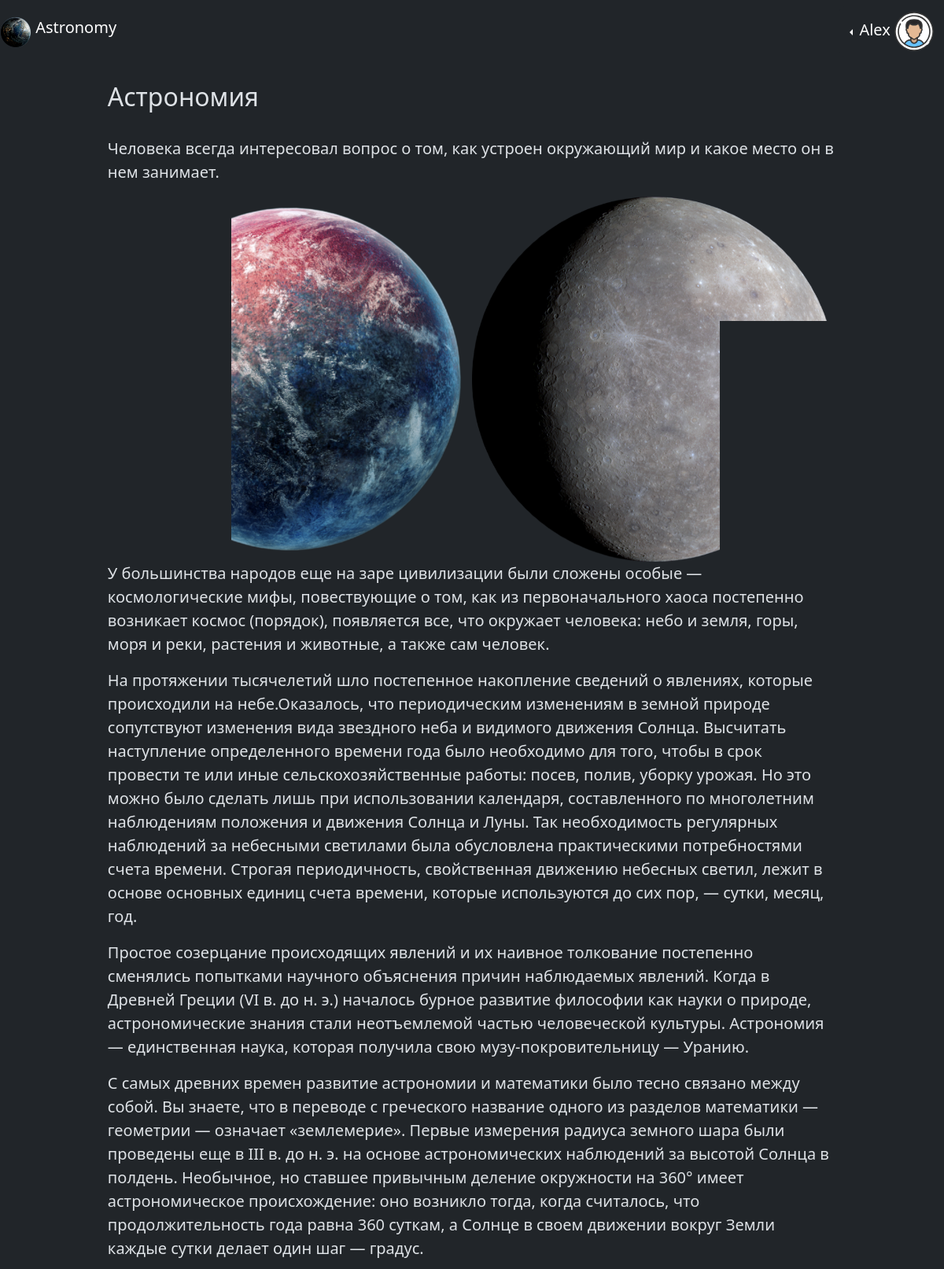
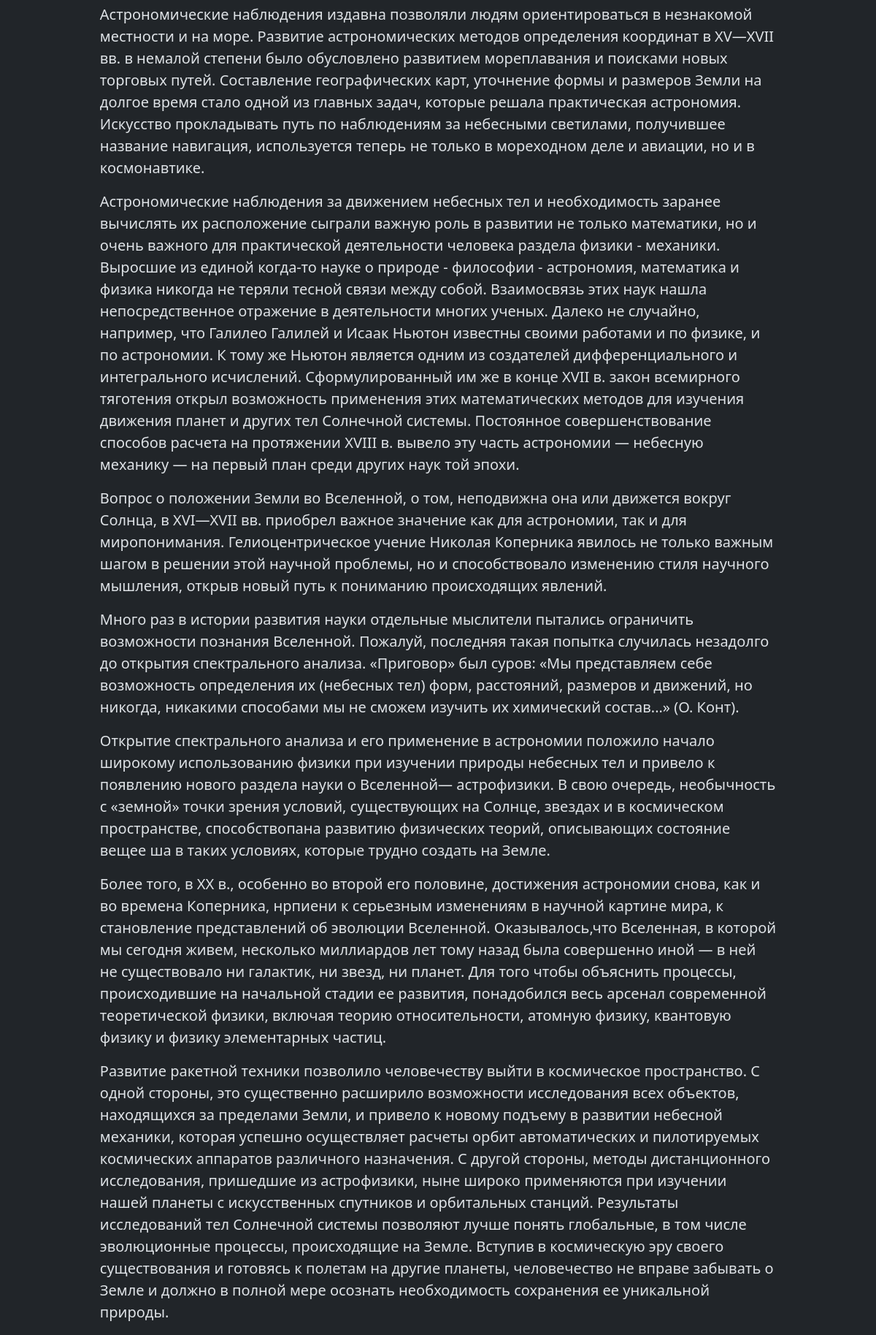
Page /astronomy-site (signed in) on the committed database (2 pictures, top to bottom).
### data/users.py (models this page shows, shortened)
class User(SqlAlchemyBase, UserMixin):
    __tablename__ = 'users'
    id = sqlalchemy.Column(
        sqlalchemy.Integer, primary_key=True, autoincrement=True)
    username = sqlalchemy.Column(
        sqlalchemy.Integer, unique=True, index=True, nullable=False)
    email = sqlalchemy.Column(sqlalchemy.String, unique=True, nullable=False)
    profile_image = sqlalchemy.Column(sqlalchemy.String, nullable=False)
    age = sqlalchemy.Column(sqlalchemy.Integer)
    gender = sqlalchemy.Column(sqlalchemy.String)
    hashed_password = sqlalchemy.Column(sqlalchemy.String)
    created_date = sqlalchemy.Column(
        sqlalchemy.DateTime, default=dt.datetime.now)

### main_file.py (the view)
@app.route("/astronomy-site")
def astronomy_site():  # Основная страница сайта.
    return render_template("main_page.html", title="Astronomy-site")

### data/db_session.py (called while the page is built, shortened)
def global_init(db_file: str) -> None:
    global __factory
    if __factory:
        return

def create_session() -> Session:
    global __factory
    return __factory()

### main_file.py (called while the page is built)
@login_manager.user_loader
def load_user(user_id):
    global_init("db/astronomy_site_users.db")
    db_session = create_session()
    return db_session.query(User).get(user_id)

### templates/main_page.html
{%extends "base.html"%} {%block content%}
<div class="container">
  <h2>Астрономия</h2>
  <br />
  <p>
    Человека всегда интересовал вопрос о том, как устроен окружающий мир и какое
    место он в нем занимает.</p>
    <div class="image-container">
      <img
        src="/static/images/earth.png"
        alt=""
        class="left-image"
        style="max-width: 748px; max-height: 468px"
      />
      <img
        src="/static/images/moon.png"
        alt=""
        class="right-image"
        style="max-width: 748px; max-height: 468px"
      />
    </div>
    <p>У большинства народов еще на заре цивилизации были
    сложены особые — космологические мифы, повествующие о том, как из
    первоначального хаоса постепенно возникает космос (порядок), появляется все,
    что окружает человека: небо и земля, горы, моря и реки, растения и животные,
    а также сам человек.
  </p>
  <p>
    На протяжении тысячелетий шло постепенное накопление сведений о явлениях,
    которые происходили на небе.Оказалось, что периодическим изменениям в земной
    природе сопутствуют изменения вида звездного неба и видимого движения
    Солнца. Высчитать наступление определенного времени года было необходимо для
    того, чтобы в срок провести те или иные сельскохозяйственные работы: посев,
    полив, уборку урожая. Но это можно было сделать лишь при использовании
    календаря, составленного по многолетним наблюдениям положения и движения
    Солнца и Луны. Так необходимость регулярных наблюдений за небесными
    светилами была обусловлена практическими потребностями счета времени.
    Строгая периодичность, свойственная движению небесных светил, лежит в основе
    основных единиц счета времени, которые используются до сих пор, — сутки,
    месяц, год.
  </p>
  <p>
    Простое созерцание происходящих явлений и их наивное толкование постепенно
    сменялись попытками научного объяснения причин наблюдаемых явлений. Когда в
    Древней Греции (VI в. до н. э.) началось бурное развитие философии как науки
    о природе, астрономические знания стали неотъемлемой частью человеческой
    культуры. Астрономия — единственная наука, которая получила свою
    музу-покровительницу — Уранию.
  </p>
  <p>
    С самых древних времен развитие астрономии и математики было тесно связано
    между собой. Вы знаете, что в переводе с греческого название одного из
    разделов математики — геометрии — означает «землемерие». Первые измерения
    радиуса земного шара были проведены еще в III в. до н. э. на основе
    астрономических наблюдений за высотой Солнца в полдень. Необычное, но
    ставшее привычным деление окружности на 360° имеет астрономическое
    происхождение: оно возникло тогда, когда считалось, что продолжительность
    года равна 360 суткам, а Солнце в своем движении вокруг Земли каждые сутки
    делает один шаг — градус.
  </p>
  <p>
    Астрономические наблюдения издавна позволяли людям ориентироваться в
    незнакомой местности и на море. Развитие астрономических методов определения
    координат в XV—XVII вв. в немалой степени было обусловлено развитием
    мореплавания и поисками новых торговых путей. Составление географических
    карт, уточнение формы и размеров Земли на долгое время стало одной из
    главных задач, которые решала практическая астрономия. Искусство
    прокладывать путь по наблюдениям за небесными светилами, получившее название
    навигация, используется теперь не только в мореходном деле и авиации, но и в
    космонавтике.
  </p>
  <p>
    Астрономические наблюдения за движением небесных тел и необходимость заранее
    вычислять их расположение сыграли важную роль в развитии не только
    математики, но и очень важного для практической деятельности человека
    раздела физики - механики. Выросшие из единой когда-то науке о природе -
    философии - астрономия, математика и физика никогда не теряли тесной связи
    между собой. Взаимосвязь этих наук нашла непосредственное отражение в
    деятельности многих ученых. Далеко не случайно, например, что Галилео
    Галилей и Исаак Ньютон известны своими работами и по физике, и по
    астрономии. К тому же Ньютон является одним из создателей дифференциального
    и интегрального исчислений. Сформулированный им же в конце XVII в. закон
    всемирного тяготения открыл возможность применения этих математических
    методов для изучения движения планет и других тел Солнечной системы.
    Постоянное совершенствование способов расчета на протяжении XVIII в. вывело
    эту часть астрономии — небесную механику — на первый план среди других наук
    той эпохи.
  </p>
  <p>
    Вопрос о положении Земли во Вселенной, о том, неподвижна она или движется
    вокруг Солнца, в XVI—XVII вв. приобрел важное значение как для астрономии,
    так и для миропонимания. Гелиоцентрическое учение Николая Коперника явилось
    не только важным шагом в решении этой научной проблемы, но и способствовало
    изменению стиля научного мышления, открыв новый путь к пониманию
    происходящих явлений.
  </p>
  <p>
    Много раз в истории развития науки отдельные мыслители пытались ограничить
    возможности познания Вселенной. Пожалуй, последняя такая попытка случилась
    незадолго до открытия спектрального анализа. «Приговор» был суров: «Мы
    представляем себе возможность определения их (небесных тел) форм,
    расстояний, размеров и движений, но никогда, никакими способами мы не сможем
    изучить их химический состав...» (О. Конт).
  </p>
  <p>
    Открытие спектрального анализа и его применение в астрономии положило начало
    широкому использованию физики при изучении природы небесных тел и привело к
    появлению нового раздела науки о Вселенной— астрофизики. В свою очередь,
    необычность с «земной» точки зрения условий, существующих на Солнце, звездах
    и в космическом пространстве, способствопана развитию физических теорий,
    описывающих состояние вещее ша в таких условиях, которые трудно создать на
    Земле.
  </p>
  <p>
    Болee того, в XX в., особенно во второй его половине, достижения астрономии
    снова, как и во времена Коперника, нрпиени к серьезным изменениям в научной
    картине мира, к становление представлений об эволюции Вселенной.
    Оказывалось,что Вселенная, в которой мы сегодня живем, несколько миллиардов
    лет тому назад была совершенно иной — в ней не существовало ни галактик, ни
    звезд, ни планет. Для того чтобы объяснить процессы, происходившие на
    начальной стадии ее развития, понадобился весь арсенал современной
    теоретической физики, включая теорию относительности, атомную физику,
    квантовую физику и физику элементарных частиц.
  </p>
  <p>
    Развитие ракетной техники позволило человечеству выйти в космическое
    пространство. С одной стороны, это существенно расширило возможности
    исследования всех объектов, находящихся за пределами Земли, и привело к
    новому подъему в развитии небесной механики, которая успешно осуществляет
    расчеты орбит автоматических и пилотируемых космических аппаратов различного
    назначения. С другой стороны, методы дистанционного исследования, пришедшие
    из астрофизики, ныне широко применяются при изучении нашей планеты с
    искусственных спутников и орбитальных станций. Результаты исследований тел
    Солнечной системы позволяют лучше понять глобальные, в том числе
    эволюционные процессы, происходящие на Земле. Вступив в космическую эру
    своего существования и готовясь к полетам на другие планеты, человечество не
    вправе забывать о Земле и должно в полной мере осознать необходимость
    сохранения ее уникальной природы.
  </p>
</div>
{%endblock%}

### templates/base.html (shortened to what this page needs)
<!DOCTYPE html>
<html lang="en" data-bs-theme="dark">
  <head>
    <link
      href="https://cdn.jsdelivr.net/npm/bootstrap@5.3.3/dist/css/bootstrap.min.css"
      rel="stylesheet"
    />
    <link rel="stylesheet" href="/static/css/style._for_main_page.css" />
  </head>
  <body>
    <header class="fixed-top mb-5 bg-dark">
      <nav class="navbar navbar-expand-sm justify-content-start" style="padding-right: 10vw;">
        <a href="/astronomy-site" class="navbar-brand" style="font-size: 20px;">
          <img
            src="/static/images/logo.png"
            alt=""
            class="d-inline-block align-text-top"
          />
          Astronomy
        </a>
      </nav>
      <nav class="navbar navbar-expand-sm justify-content-end">
        <ul class="navbar-nav">
          <li class="nav-item">
            {%if current_user.is_authenticated%}
            <div class="dropdown dropstart text-end">
              <button type="button" class="btn btn-dark dropdown-toggle bg-dark text-white" data-bs-toggle="dropdown">
                <span style="font-size: 20px;">{{current_user.username}} <img class="rounded-circle" src={{current_user.profile_image}} alt="" style="width: 50px; height: 50px;"></span>
              </button>
            </div>
            {%else%}
            <a class="navbar-brand" href="/astronomy-site/sign_in"
                >Sign in</a
              >
            {%endif%}
          </li>
        </ul>
      </nav>
    </header>
    <main role="main" class="container mt-5">{%block content%}{%endblock%}</main>
  </body>
</html>

### static/css/style._for_main_page.css (style rules this page uses)
header { max-width: 100vw; max-height: 100vh; display: flex; justify-content: space-between; position: sticky; }
header nav { max-width: 100%; }
main { max-width: 100%; max-height: 100%; }
.container { margin-top: 13vh; max-width: 90%; max-height: 90%; }
p { font-size: 20px; }
.container .image-container { display: flex; justify-content: space-between; max-width: 100%; max-height: 100%; }
.image-container img { max-width: 100%; max-height: 100%; }
.left-image { max-width: 100%; max-height: 100%; overflow-y: auto; animation: slideFromLeft 1s ease forwards; }
.right-image { max-width: 100%; max-height: 100%; overflow-y: auto; animation: slideFromRight 1s ease forwards; }

### rows in the picture
User: username "Alex", profile_image (picture)
